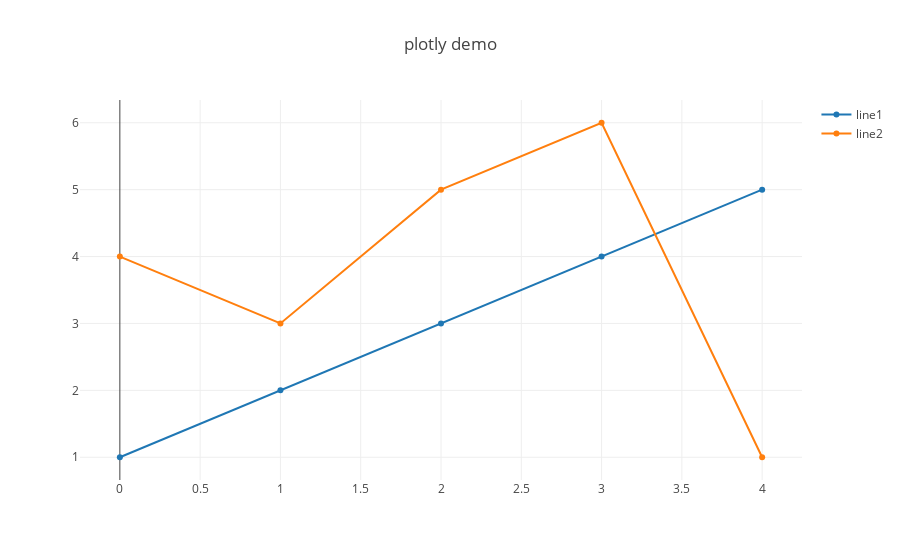

Source (notebook cell):
### Markdown cell above
### Render

As we use JupyterLab to analysis the data, we provide the [`plotyly`](https://plotly.com/javascript/) interface to draw the graphs.

You can access plotly function like `openDigger.render.plotly(data, config)`;

As for drawing table, you can directly use `console.table` of Node.js.

### Code cell
openDigger.render.plotly([{y: [1,2,3,4,5],name: 'line1'}, {y: [4,3,5,6,1],name: 'line2'}], {title: 'plotly demo'});
console.table([{name: 'John', score:2.4}, {name: 'Lily',score: 3.2}]);

### Figure 1 — Plotly figure (JSON) as saved in the notebook; plotly's stock layout.template omitted (floating-point values rounded to 4 significant figures)
{"data": [{"name": "line1", "y": [1, 2, 3, 4, 5]}, {"name": "line2", "y": [4, 3, 5, 6, 1]}], "layout": {"autosize": true, "title": {"text": "plotly demo"}, "xaxis": {"autorange": true, "range": [-0.2386, 4.239]}, "yaxis": {"autorange": true, "range": [0.5874, 6.413], "type": "linear"}}}
